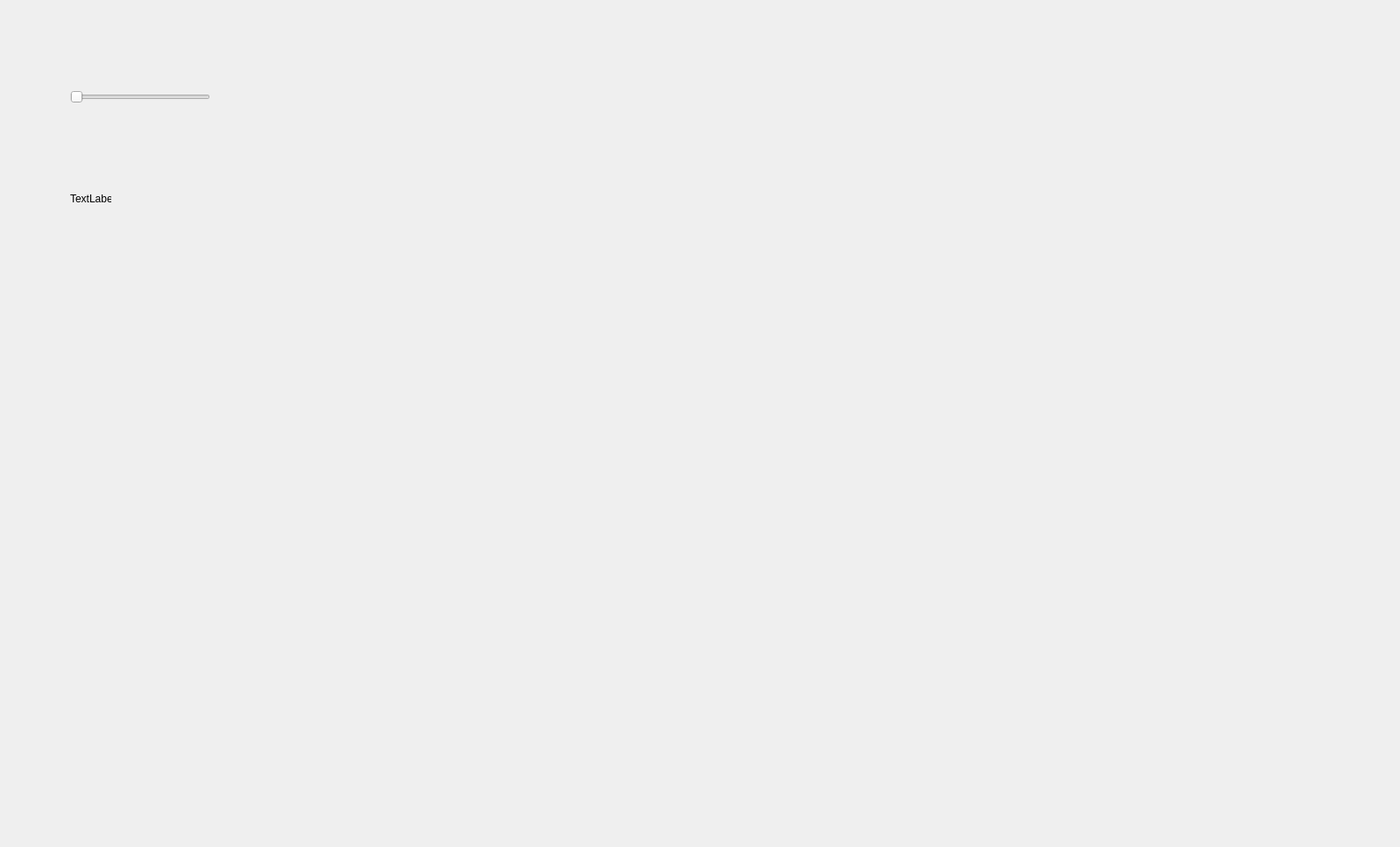
<?xml version="1.0" encoding="UTF-8"?>
<ui version="4.0">
 <class>ImpedanceCheck_testClass</class>
 <widget class="QWidget" name="ImpedanceCheck_testClass">
  <property name="geometry">
   <rect>
    <x>0</x>
    <y>0</y>
    <width>1598</width>
    <height>967</height>
   </rect>
  </property>
  <property name="windowTitle">
   <string>ImpedanceCheck_test</string>
  </property>
  <widget class="QSlider" name="m_slider">
   <property name="geometry">
    <rect>
     <x>80</x>
     <y>100</y>
     <width>160</width>
     <height>22</height>
    </rect>
   </property>
   <property name="orientation">
    <enum>Qt::Horizontal</enum>
   </property>
  </widget>
  <widget class="QLabel" name="labelFramesize">
   <property name="geometry">
    <rect>
     <x>80</x>
     <y>220</y>
     <width>47</width>
     <height>13</height>
    </rect>
   </property>
   <property name="text">
    <string>TextLabel</string>
   </property>
  </widget>
 </widget>
 <layoutdefault spacing="6" margin="11"/>
 <resources>
  <include location="impedancecheck_test.qrc"/>
 </resources>
 <connections/>
</ui>
